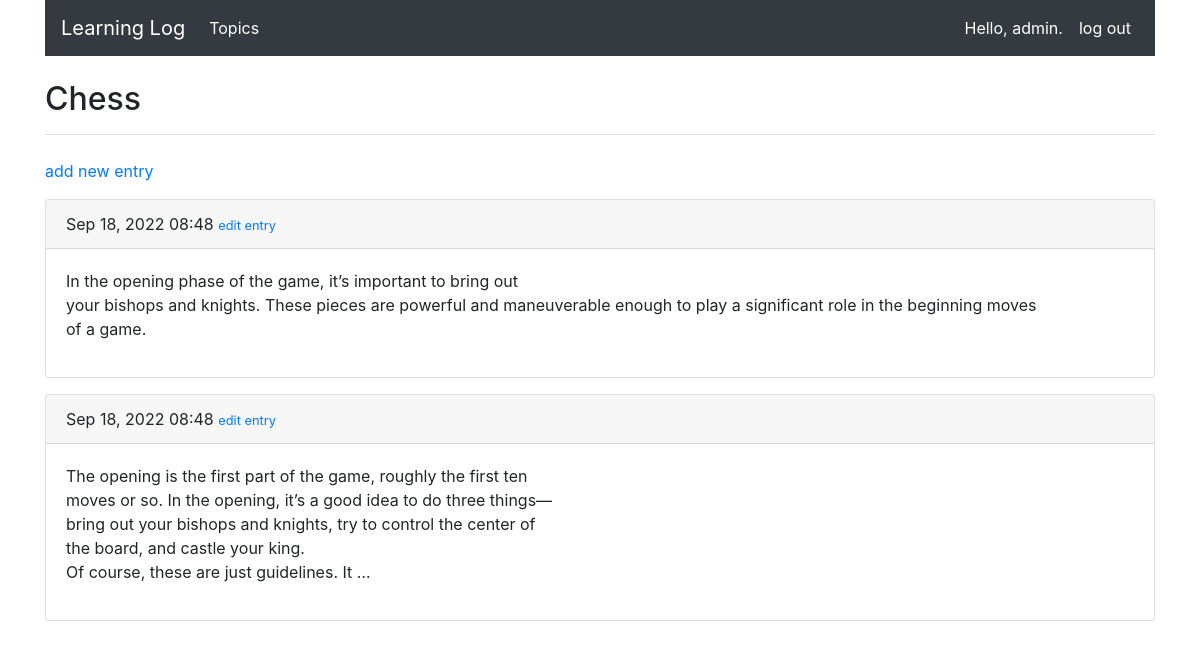
The app's page /topic/1/ (signed in) with its own data.
### learning_logs/models.py (models this page shows, shortened)
class Topic(models.Model):
    text        = models.CharField(max_length=200)
    date_added  = models.DateTimeField(auto_now_add=True)
    owner = models.ForeignKey(User, on_delete=models.CASCADE)
    def __str__(self):
        return self.text

class Entry(models.Model):
    topic = models.ForeignKey(Topic, on_delete=models.CASCADE)
    text = models.TextField()
    date_added = models.DateTimeField(auto_now_add=True)
    class Meta:
        verbose_name_plural = 'entries'

### learning_logs/views.py (the view)
# urls.py: path('topic/<int:topic_id>/', views.topic, name='topic'),
@login_required
def topic(request, topic_id):
    topic = Topic.objects.get(id=topic_id)
    if topic.owner != request.user:
       raise Http404
    entries = topic.entry_set.order_by('-date_added')
    context = {'topic': topic, 'entries': entries}
    return render(request, 'learning_logs/topic.html', context)

### learning_logs/templates/learning_logs/topic.html
{% extends "learning_logs/base.html" %}
{% block header %}
  <h2>{{ topic }}</h2>
{% endblock header %}
{% block content %}
  <p>
    <a href="{% url 'learning_logs:new_entry' topic.id %}">add new entry</a>
  </p>
    {% for entry in entries %}
      <div class="card mb-3">
        <div class="card-header">
            {{ entry.date_added|date:'M d, Y H:i' }}
            <small>
              <a href="{% url 'learning_logs:edit_entry' entry.id %}">
                edit entry
              </a>
            </small>
        </div>
        <div class="card-body">
          {{ entry.text|linebreaks|truncatewords:50 }}
        </div>
      </div>
    {% empty %}
      There are no entries for this topic yet.
    {% endfor %}
{% endblock content %}

### learning_logs/templates/learning_logs/base.html (shortened to what this page needs)
<!DOCTYPE html>
<html lang="en">
  <head>
    <link rel="stylesheet" href="https://maxcdn.bootstrapcdn.com/bootstrap/4.0.0/css/bootstrap.min.css">
  </head>
  <body>
    <div class="container">
      <nav class="navbar navbar-expand-md navbar-dark bg-dark">
        <a class="navbar-brand" href="{% url 'learning_logs:index' %}">Learning Log</a>
        <div class="collapse navbar-collapse" id="collapsibleNavbar">
          <ul class="navbar-nav mr-auto">
            <li class="nav-item active">
              <a class="nav-link" href="{% url 'learning_logs:topics' %}">Topics</a>
            </li>
          </ul>
          <ul class="navbar-nav ml-auto">
            {% if user.is_authenticated %}
              <li class="nav-item active">
                <a class="nav-link">Hello, {{ user.username }}.</a>
              </li>
              <li class="nav-item active">
                <a class="nav-link" href="{% url 'users:logout' %}">log out</a>
              </li>
            {% endif %}
          </ul>
        </div>
      </nav>
    </div>
    <div class="container">
      <div class="pb-2 mt-4 mb-2 border-bottom">
        {% block header %}{% endblock header %}
      </div>
      <div class="pb-3 mt-4 mb-2">
        {% block content %}{% endblock content %}
      </div>
    </div>
  </body>
</html>

### records on screen
Topic: text "Chess"
Entry: date_added "Sep 18, 2022 08:48", text "In the opening phase of the game, it’s important to bring out your bishops and knights. These pieces are powerful and maneu\u0002verable enough to play a significant role in the beginning moves of a game."
Entry: date_added "Sep 18, 2022 08:48", text "The opening is the first part of the game, roughly the first ten moves or so. In the opening, it’s a good idea to do three things— bring out your bishops and knights, try to control the center of the board, and castle your king. Of course, these are just guidelines. It …"

### other values on screen
{{ user.username }} "admin"
